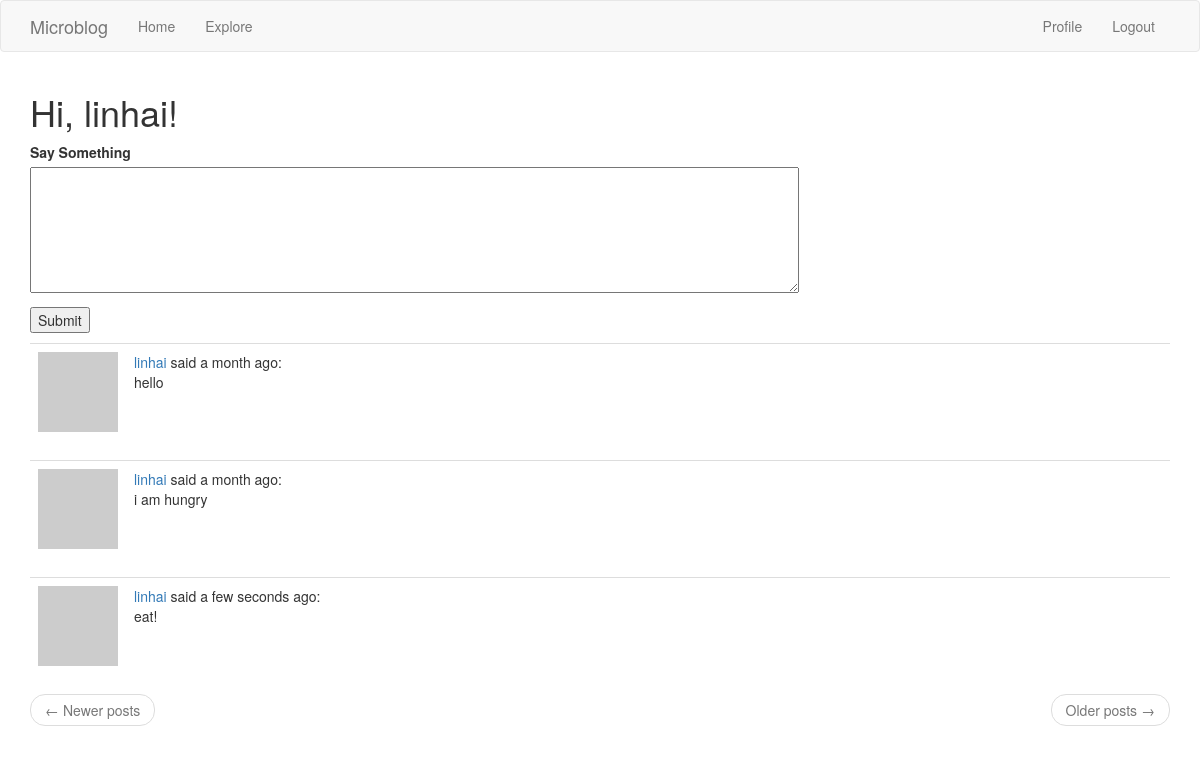
The page /index (signed in) on the database as committed earlier.
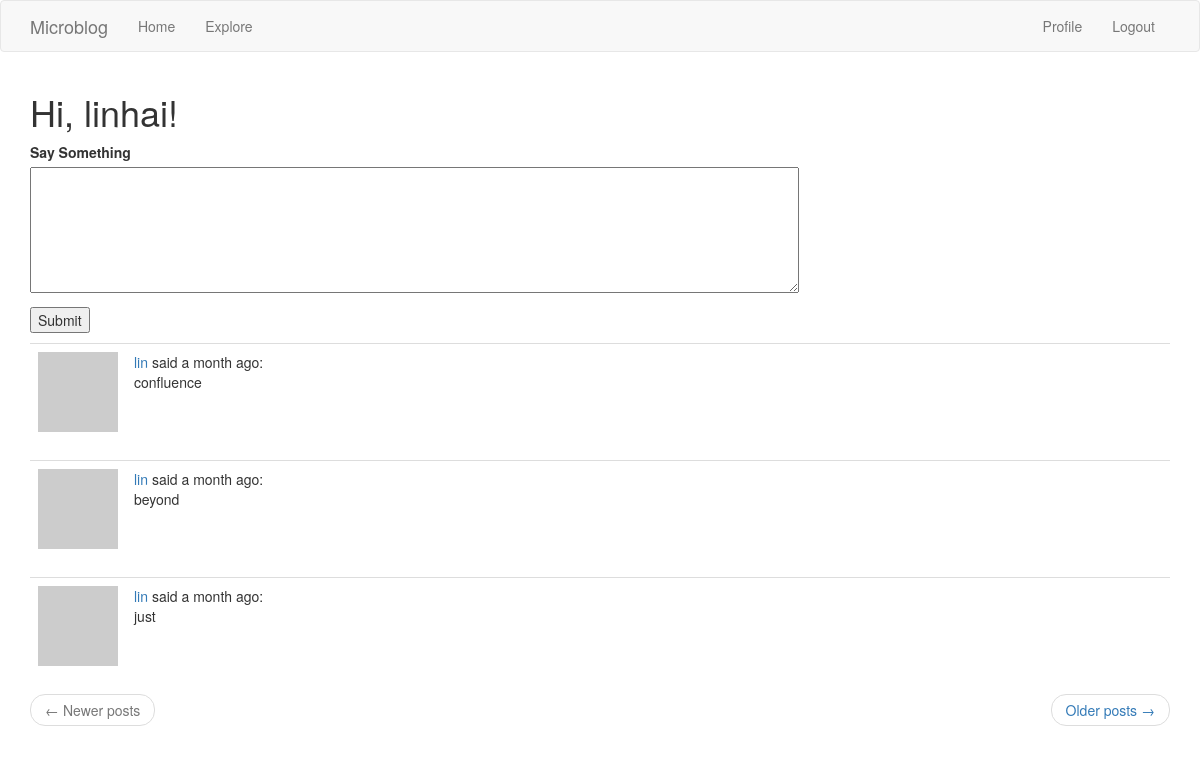
The same page on the database as committed later.
### app/models.py (models this page shows, shortened)
class Post(db.Model):
    id = db.Column(db.Integer, primary_key=True)
    body = db.Column(db.String(140))
    timestamp = db.Column(db.DateTime, index=True, default=datetime.utcnow)
    user_id = db.Column(db.Integer, db.ForeignKey('user.id'))

class User(UserMixin, db.Model):
    id = db.Column(db.Integer, primary_key=True)
    username = db.Column(db.String(64), index=True, unique=True)
    email = db.Column(db.String(120), index=True, unique=True)
    password = db.Column(db.String(128))
    about_me = db.Column(db.String(140))
    last_seen = db.Column(db.DateTime, default=datetime.utcnow)
    posts = db.relationship('Post', backref='author', lazy='dynamic')
    followed = db.relationship(
        'User', secondary=followers,
        primaryjoin=(followers.c.follower_id == id),
        secondaryjoin=(followers.c.followed_id == id),
        backref=db.backref('followers', lazy='dynamic'), lazy='dynamic')
    def avatar(self, size):
        digest = md5(self.email.lower().encode('utf-8')).hexdigest()
        return 'https://www.gravatar.com/avatar/{}?d=identicon&s={}'.format(
            digest, size)
    @login.user_loader
    def load_user(id):
        return User.query.get(int(id))
    def followed_posts(self):
        followed = Post.query.join(
            followers, (followers.c.followed_id == Post.user_id)).filter(followers.c.follower_id == self.id)
        own = Post.query.filter_by(user_id=self.id)
        return followed.union(own).order_by(Post.timestamp.desc())

### app/routes.py (the view)
@app.route('/')
@app.route('/index', methods=['GET', 'POST'])
@login_required
def index():
    form = PostForm()
    if form.validate_on_submit():
        post = Post(body=form.post.data, author=current_user)
        db.session.add(post)
        db.session.commit()
        flash('Your post is now live!')
        return redirect(url_for('index'))
    page = request.args.get('page', 1, type=int)
    posts = current_user.followed_posts().paginate(page, app.config['POSTS_PER_PAGE'], False)
    next_url = url_for('index', page=posts.next_num) if posts.has_next else None
    prev_url = url_for('index', page=posts.prev_num) if posts.has_prev else None
    return render_template("index.html", title='Home Page', form=form, posts=posts.items,
                           next_url=next_url, prev_url=prev_url)

### app/forms.py
class PostForm(FlaskForm):
    post = TextAreaField('Say Something', validators=[DataRequired(), Length(min=1, max=600)])
    submit = SubmitField('Submit')

### app/routes.py (called while the page is built)
@app.before_request
def before_request():
    if current_user.is_authenticated:
        current_user.last_seen = datetime.utcnow()
        db.session.commit()

### app/templates/index.html (shortened to what this page needs)
{% extends "base.html" %}
{% block app_content %}
    <h1>Hi, {{ current_user.username }}!</h1>
    {% if form %}
    <form action="" method="post">
        <p>
            {{ form.post.label }}<br>
            {{ form.post(cols=100, rows=6) }}<br>
        </p>
        <p>{{ form.submit() }}</p>
    </form>
    {% endif %}
    {% for post in posts %}
        {% include '_post.html' %}
    {% endfor %}
    <nav aria-label="...">
        <ul class="pager">
            <li class="previous{% if not prev_url %} disabled{% endif %}">
                <a href="{{ prev_url or '#' }}">
                    <span aria-hidden="true">&larr;</span> Newer posts
                </a>
            </li>
            <li class="next{% if not next_url %} disabled{% endif %}">
                <a href="{{ next_url or '#' }}">
                    Older posts <span aria-hidden="true">&rarr;</span>
                </a>
            </li>
        </ul>
    </nav>
{% endblock %}

### app/templates/_post.html
    <table class="table table-hover">
        <tr>
            <td width="70px">
                <a href="{{ url_for('user', username=post.author.username) }}">
                    <img src="{{ post.author.avatar(70) }}" />
                </a>
            </td>
            <td>
                <a href="{{ url_for('user', username=post.author.username) }}">
                    {{ post.author.username }}
                </a>
                said {{ moment(post.timestamp).fromNow() }}:
                <br>
                {{ post.body }}
            </td>
        </tr>
    </table>

Rows that differ between the two databases and show on the page:
no longer on this page (row unchanged): Post: author.username "linhai", timestamp "a month ago", body "hello"
no longer on this page (row unchanged): Post: author.username "linhai", timestamp "a month ago", body "i am hungry"
no longer on this page (row unchanged): Post: author.username "linhai", timestamp "a few seconds ago", body "eat!"
added Post: author.username "lin", timestamp "a month ago", body "confluence"
added Post: author.username "lin", timestamp "a month ago", body "beyond"
added Post: author.username "lin", timestamp "a month ago", body "just"
